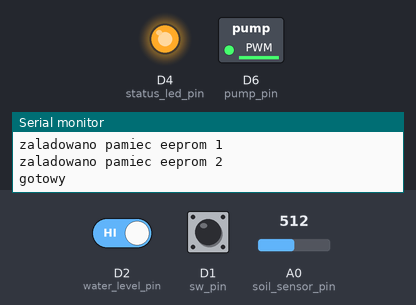
Recording of a sketch running on a simulated ESP8266 (NodeMCU). On the bench: switched loads named in the sketch (green lamp = pin HIGH), output pins drawn as LEDs (lit = HIGH), the last lines printed to the serial monitor. Inputs (shaded band) come from the test bench; at power-on: D2 (water_level_pin) HIGH, D1 (sw_pin) HIGH, A0 (soil_sensor_pin) = 512. EEPROM starts erased.

Above: at 10.4 s.
10.5 s: D2 (water_level_pin) driven LOW
At 13.0 s:
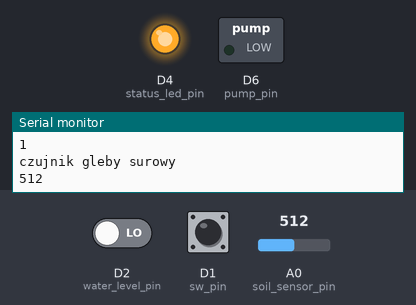
14.0 s: D2 (water_level_pin) driven HIGH
At 15.6 s:
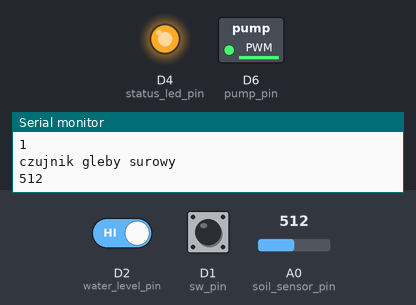
22.7 s: D1 (sw_pin) pulled LOW for 3.2 s
At 27.3 s:
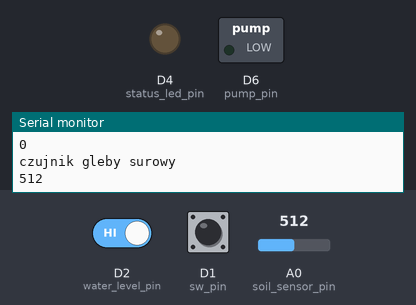
Timing chart, 0 to 29.1 s (numbered marks = the images above; inputs shaded):
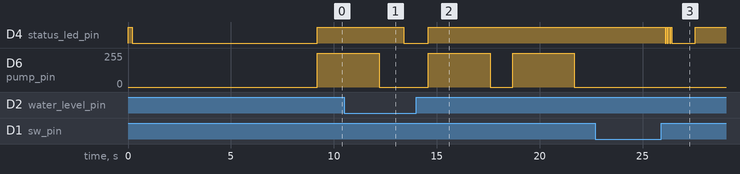

The sketch:

04-ESP8266_EEPROM_WL_WORK__AP_Soil_Only_WORK_Hardware.ino
```cpp
//Adres: 192.168.4.1

//biblioteki wifi
#ifdef ESP32
  #include <WiFi.h>
  #include <AsyncTCP.h>
#else
  #include <ESP8266WiFi.h>
  #include <ESPAsyncTCP.h>
#endif
#include <ESPAsyncWebServer.h>

//biblioteki sprzetowe
#include <EEPROM.h>
#include <EasyButton.h>

//konfiguracja pinów
#define sw_pin D1 //przelacznik
#define status_led_pin D4 //dioda statusu
#define pump_pin D6 //tranzystor pompy
#define soil_sensor_pin A0  //odczyt wartosci czujnik gleby
#define water_level_pin D2  //poziom wody

//zmienne obsługi pamieci eeprom
const int EEPROM_START = 0; //numer komorki od ktorej algorytm ma zaczac poszukiwanie
const int EEPROM_SIZE = 1; //ilosc pamieci w buforze
const int EEPROM_SIZE_CYCLE_MAX = 4000; //zadeklarowana pamieć EEPROM //bylo 100
int val_buff[EEPROM_SIZE]; //bufor wartosci
int eeprom_buff[EEPROM_SIZE]; //bufor pamieci
int i = 0;  //zmienna do rezerwowania miejsc w pamięci mikrokontrolera na dane, 0 oznacza jedno miejsce
int last_value_eeprom = 0; //funkcja do przeszukiwania pozycji pamięci EEPROM
int last_id_eeprom =0 ; //zmienna zapisu ostatniej komórki pamięci EEPROM

//zmienne obslugi WiFi Acesspoint
const char *ssid = "AutoSzklarnia_v1";  //nazwa
const char *password = "winogrona"; //haslo
int val_A=0;  //wartosc parametru pierwszej zmiennej
int connect_status = 0; //zmienna statusu polaczenia

String value_A = "0";
String value_B = "Dostateczna";
String value_1 = "0";
String value_2 = "0";

const char* input_parameter_A = "value";
const char* input_parameter_B = "value";
const char* input_parameter_1 = "set_1_value";
const char* input_parameter_2 = "set_2_value";

String input_message_1;
String input_message_2;


//zmienne hardwarowe do obsługi programu
//-----------------------------------------------------------------------------------------------------------------------------
int soil_min = 0; //minimalna wilgotnosc gleby w % >>-- WARTOSCI DLA WPROWADZANIA --<<
int pump_master_sw = 0; //zmienna do wymuszenia wlaczenia pompy
//-----------------------------------------------------------------------------------------------------------------------------
int S_M_S_value = 0;  //wartość czujnika gleby
int S_M_S_value_raw = 0;  //wartosc czujnika gleby bez przelcizenia
int alarm = 0; //alarm
int sw_short = 1; //stan przełącznika przy krotkim wciśnięciu
int sw_long = 1; //stan przełącznika przy długim wcisnieciu
int pump_max = 254; //maksymalna moc pompy
unsigned long pump_time = 3000; // czas pracy pompy w ms
int pump_cycle = 0; // cykle pompy na dobe
int status_led = 0; //stan kontrolki statusu
int water_level = 0; //poziom wody
int pump_save = 0;  //zmienna do zapisywania pierwszego cyklu zadzialania pompy
unsigned long accual_time = 0; //zmienna do obliczania biezacego czasu
unsigned long first_time_pump = 0;  //zmienna pierwszego cyklu zadzialania
int pump_min_cycle_space = 480; //ilosc minut na jeden cykl 8*60
int pump_cycle_per_space = 3; //ilosc zadzialan na cykl

// instancja biblioteki przelacznikow
EasyButton button(sw_pin) ;

// funkcje przyciskow
void LongPress()
{
  sw_long=!sw_long;
}

void ShortPress()
{
  sw_short=!sw_short;
}

void buttonISR()
{
  button.read();
}

//PĘTLE WŁASNE - HARDWARE

//sprawdzenie ilości wody w zbiorniku
void tank_check (void)
{
  water_level = digitalRead(water_level_pin);//odczyt poziomu wody

  if (water_level != 1) //jesli brak wody to wlacz alarm
  {
    alarm = 1;
  }
  else
  {
    alarm=0;
  }

}

//sprawdzanie poziomu wilgotności gleby
void soil_status (void)
{
  int min_moi = 130; //minimalna wilgotnosc gleby - czujnik w powietrzu
  int max_moi = 65; //maksymalna wilgotnosc gleby - czujnik w wodzie

  //obliczanie wartosci do skalowania
  S_M_S_value=analogRead(soil_sensor_pin);
  S_M_S_value_raw=S_M_S_value;
  S_M_S_value=map(S_M_S_value, min_moi ,max_moi, 0, 100);
  S_M_S_value=constrain(S_M_S_value, 0, 100);

}

//obsluga statusu alarmu
void alarm_status (void)
{

  if (alarm !=0)//alarm włączony
    {
  digitalWrite(status_led_pin, HIGH);
  delay(100);
  digitalWrite(status_led_pin, LOW);
  delay(100);
    }

  else   //alarm wyłączony
    {
  digitalWrite(status_led_pin, HIGH);
    }
}

//petla obslugi pompy
void auto_pump (void)
{
  if (((S_M_S_value <= val_buff[i]) && (alarm == 0) && (pump_cycle<pump_cycle_per_space)) || (pump_master_sw== 1))  //warunki do wykonania
  {
    for (int i=0; i>=pump_max; i++) //rozpedz pompe i utrzymaj 5000 sekund
    {
      analogWrite(pump_pin,i);
      delay(1);
    }
    analogWrite(pump_pin, pump_max );
     delay(pump_time);

     for (int i=pump_max; i<=0; i--) //wylacz pompe
    {
      analogWrite(pump_pin,i);
      delay(1);
    }
     analogWrite(pump_pin, 0 );

      //jesli cykl nie zostal wymuszony przez strone to zwieksz cykl pompy
     if(pump_master_sw ==0)
     {
     pump_cycle++; //dodaj jeden cykl wlaczenia pompy
     }
     pump_master_sw = 0;
  }
  else
  {
   analogWrite(pump_pin, 0 );
  }


  //zabezpieczenie przed przelaniem
   accual_time = millis(); //aktualizacja czasu pracy

  //zapisz czas pierwszego cyklu
  if((pump_cycle == 1) && (pump_save == 0))
  {
    first_time_pump = accual_time;
    pump_save = 1;
  }

  //sprawdz warunek czasu
  if(accual_time - first_time_pump >= (pump_min_cycle_space*60*1000))
  {
    pump_cycle = 0;
    pump_save = 0;
  }
}

//-------------------------------------------------------------------------------------------------------------------------

//strona glowna wifi
const char index_html[] PROGMEM = R"rawliteral(
<!DOCTYPE HTML><html><head>
  <title>ASU</title>
  <meta name="viewport" content="width=device-width, initial-scale=1">
  </head><body>
  <h1>Automatyczna stacja uprawy</h>
  <h2>Odczyt:</h2>
  <p>Aktualny poziom wilgotnosci: %FUN_A_VALUE% [&#37;]</p>
  <p>Ilosc wody w zbiorniku: %FUN_B_VALUE% </p>
  <h2>Zapis:</h2>
  <form action="/get">
    Minimalny poziom wilgotnosc gleby [&#37;]: <input type="number" step="1" name="set_1_value" value="%FUN_1_VALUE%" min="0" max="100" required><br><br>
    <h2>On/Off</h2>
    Uruchom pompe jednorazowo <input type="checkbox" name="set_2_value" value="%FUN_2_VALUE%" ><br><br>
    <input type="submit" value="Zapisz">
  </form>
</body></html>)rawliteral";

//obsluga żadan
void notFound(AsyncWebServerRequest *request) {
  request->send(404, "text/plain", "Not found");
}

AsyncWebServer server(80);

//funkcja przetwarzajaca zmienne
String processor(const String& var){
  //Serial.println(var);
  if(var == "FUN_A_VALUE"){
    return value_A;
  }
  if(var == "FUN_B_VALUE"){
    return value_B;
  }
  else if(var == "FUN_1_VALUE"){
    return value_1;
  }

  return String();
}

//zmiana typow zmiennych
void convert(void)
{
 value_A=String(val_A,DEC);

}

//zapis do pamieci EEPROM
void save_EEPROM (void)
{
  int upd_adr_id =0;
  int upd_adr_val =0;

  int upd_val_id =0;
  int upd_val_val =0;

  if(val_buff[i]!=eeprom_buff[i]) //zapis do pamieci
  {
  eeprom_buff[i]= val_buff[i];  //zapis do bufora awaryjnego

  if(last_id_eeprom < (EEPROM_SIZE_CYCLE_MAX-2-i))  //jesli nie doszlismy jeszcze do konca tablic to wykonaj ponizsza instrukcje, wielkosc tablicy liczymy od 0    xxxx<ostatnie 2 miejsca,
  {
  //aktualizacja wartosci adresu
  last_id_eeprom = last_id_eeprom+2+i;
  upd_adr_id = last_id_eeprom;
  upd_adr_val = EEPROM.read(last_id_eeprom);
  upd_adr_val = upd_adr_val +1;
  //aktualizacja wartosci wartosci
  upd_val_id = last_id_eeprom+1+i;
  upd_val_val = val_buff[i];
  //Serial.println("nieprzewinieto---------");
  }

  else  //jesli doszlismy do konca tablicy to zacznij nadpisywac ja od poczatku
  {
  //aktualizacja wartosci adresu
  upd_adr_id = EEPROM_START;
  last_id_eeprom = upd_adr_id;
  upd_adr_val = EEPROM.read(EEPROM_START);
  upd_adr_val = upd_adr_val +1;

  //aktualizacja wartosci wartosci
  upd_val_id = 1+i;
  upd_val_val = val_buff[i];
  //Serial.println("przewinieto--------------");
  }

  last_value_eeprom = upd_adr_val; //aktualizacja globalnej zmiennej wartosci adresu

  //STRUKTORA ZAPISU ADRES, WARTOSC
  EEPROM.write(upd_adr_id, upd_adr_val); //adres, wartosc - zapisz najnowszy adres w kolejnej komorce ale dodaj jeden zapis w cyklu
  delay(5); //opoznienie do zapisu
  EEPROM.commit();//zapisywanie

  EEPROM.write(upd_val_id, upd_val_val); //adres, wartosc - zapisz wartosc przyporzadkowana do adresu
  delay(5); //opoznienie do zapisu
  EEPROM.commit();//zapisywanie

 }
}


//funkcja ładowania danych z pamieci eeprom - GOTOWE
void load_EEPROM (void)
{
  eeprom_buff[i]=EEPROM.read(last_id_eeprom+1+i);   //pamiec z ostatnia zapisana zmienna w komorce obok
  val_buff[i]=eeprom_buff[i];

  value_1=String(val_buff[i],DEC);  //zmiana wartosci int na string
}

//funkcja przeszukiwania ostatniego zapisu w EEPROM - POPRAWIC, JEST BLAD
void load_last_EEPROM (void)
{
  int current_id = EEPROM_START;
  int current_value =EEPROM_START;

  last_value_eeprom = EEPROM_START;  //przy zalozeniu ze szukamy najwiekszej wartosci, w przypadku szukania najmniejszej nalezy zastosowac zamiast 0 EEPROM_SIZE_CYCLE_1

  int first_value_adr=EEPROM.read(EEPROM_START); //bylo wpisane 0
  int last_value_adr=EEPROM.read(EEPROM_SIZE_CYCLE_MAX-2); // bylo wpisane 99 , wartosc ostatniej komorki adresu STRUKTURA PAMIECI: ADRES, WARTOSC

  if(first_value_adr == last_value_adr)  //jesli ostatni zapis rowna sie pierwszemu to zacznij od poczatku
  {
      Serial.println("marginalny tryb ladowania");
      last_id_eeprom = EEPROM_SIZE_CYCLE_MAX-2;              //wartosc numerku komorki, bylo 99, wartosc ostatniej komorki adresu STRUKTURA PAMIECI: ADRES, WARTOSC
      current_value=EEPROM.read(last_id_eeprom);     //wartosc nadpisan komorki, bylo 99, wartosc ostatniej komorki adresu STRUKTURA PAMIECI: ADRES, WARTOSC


      Serial.println(last_value_eeprom);
      Serial.println(last_id_eeprom);
      delay(5000);
  }
  else
  {
   Serial.println("calkowity tryb ladowania");
  for (current_id; current_id <=(EEPROM_SIZE_CYCLE_MAX-2); (current_id = current_id+2+i))  //dla kazdego wyrazu z zadeklarowanej tablicy sprawdz warunek, bylo 98
  {

    current_value = EEPROM.read(current_id);  //odczytaj biezaca wartosc
    delay(5);

      if(current_value>=last_value_eeprom)    //znajdz ostatni obszar pamieci o najwiekszej liczbie zapisow
      {
      last_value_eeprom = current_value;     //zapisz wartosc liczby zapisow komorki
      last_id_eeprom = current_id;          //zapisz numer ostatniej zapisanej komorki

      Serial.println("wartosc komorki id- ilosc wykonanych zapisow");
      Serial.println(last_value_eeprom);
      Serial.println("numer ostatniej komorki id");
      Serial.println(last_id_eeprom);
      delay(5000);
      }
   }
  }
}

//funkcja obslugi internetu
void start_web(void)
{
    // Send web page to client
  server.on("/", HTTP_GET, [](AsyncWebServerRequest *request){
    request->send_P(200,  "text/html", index_html, processor);
  });

  // Receive an HTTP GET request at <ESP_IP>/get?threshold_input=<inputMessage>&enable_arm_input=<inputMessage2>
  server.on("/get", HTTP_GET, [] (AsyncWebServerRequest *request) {
    // GET threshold_input value on <ESP_IP>/get?threshold_input=<inputMessage>
    //zapis wartosci granicy wlaczenia czujnika
    if (request->hasParam(input_parameter_1)) {
      input_message_1 = request->getParam(input_parameter_1)->value();
      value_1=input_message_1;
      val_buff[i] = value_1.toInt();   //zapis parametru wilgotnosci ze strony do zmiennej
    }
      //zapis wartosci uruchomienia pompy
         if (request->hasParam(input_parameter_2)) {
       input_message_2 = request->getParam(input_parameter_2)->value();
        input_message_2 = "true";
        value_2=input_message_2;
        pump_master_sw = 1; //pompa dziala - pole wyboru zaznaczone
      }
     else {
        input_message_2 = "false";   //inaczej nie dziala
        value_2=input_message_2;
        pump_master_sw = 0; //pompa nie dziala - pole wybory odznaczone
      }

    request->send(200, "text/html", "Zapisano<br><a href=\"/\">Powrot</a>");
  });
  server.onNotFound(notFound);
  server.begin();
}

void setup() {

  Serial.begin(19200);

  //INIT - HARDWARE
  //konfiguracja portów - wejścia
  pinMode(soil_sensor_pin, INPUT);
  pinMode(water_level_pin, INPUT);

  //inicjalizacja biblioteki easy button
  button.begin();
  //button.onPressedFor(2000, LongPress);
  button.onPressed( ShortPress);

  if (button.supportsInterrupt())
  {
    button.enableInterrupt(buttonISR);
  }


  //konfiguracja portów - wyjścia
  pinMode(status_led_pin, OUTPUT);
  pinMode(pump_pin, OUTPUT);

  //stany początkowe
  digitalWrite(status_led_pin, HIGH);
  digitalWrite(pump_pin, LOW);

  delay(200); //opóźnienie startu

  digitalWrite(status_led_pin, LOW);

  //INIT WIFI
  //uruchomienie AP
  WiFi.softAP(ssid, password);
  IPAddress myIP = WiFi.softAPIP();
  start_web(); //ustawienie strony internetowej
  connect_status = 1; //ustanowiono polaczenie

  delay(1000);
  EEPROM.begin(EEPROM_SIZE_CYCLE_MAX); //inicjalizacja pamięci EEPROM
  delay(1000);
  Serial.println("ladowanie pamiec eeprom"); //debug
  load_last_EEPROM(); //wczytaj ostatni zapis pamieci
  delay(1000);

  Serial.println("zaladowano pamiec eeprom 1");
  load_EEPROM();  //ładowanie pamięci EEPROM
  delay(1000);

  Serial.println("zaladowano pamiec eeprom 2"); //debug
  Serial.println("gotowy");

}

//petla debugu i wyswietlania wartosci
void debug_serial (void)
{
    //EEPROM WIFI
    Serial.println("wartosc przechowywana");
    Serial.println(val_buff[i]);
    Serial.println("adres ostatniej zapisanej komorki pamieci");
    Serial.println(last_id_eeprom);
    Serial.println("ilosc wykonanych cykli pamieci");
    Serial.println(last_value_eeprom);

    //HARDWARE
   Serial.println("przelacznik dlugo");
   Serial.println(sw_long);
   Serial.println("przelacznik krotko");
   Serial.println(sw_short);
   Serial.println("czujnik gleby");
   Serial.println(S_M_S_value);
   Serial.println("alarm");
   Serial.println(alarm);
   Serial.println("cykle pompy");
   Serial.println(pump_cycle);

   Serial.println("status sieci");
   Serial.println(connect_status);

   Serial.println("czujnik gleby surowy");
   Serial.println(S_M_S_value_raw);
}

//petla konwertowania wyswietlanych (odczytywanych) wartosci ze strony na wartosci programu - hardwarowe
void value_conv (void)
{
  val_A=S_M_S_value; //wartosc czujnika wilgotnosci

  //wartosc czujnika poziomu wody
  if(water_level ==1)
  {
    value_B = "Dostateczna";
  }
  else
  {
    value_B = "Niedostateczna - dolej wody do zbiornika";
  }


}

//obsuga wifi z przycisku
void network_admin(void)
{
  if((sw_short == 1) && (connect_status == 0)) //rozglaszaj siec
  {
  WiFi.softAP(ssid, password);
  connect_status = 1;
  led_mode_1();

  }
  else if ((sw_short == 0) && (connect_status == 1))  //nie rozglaszaj sieci
  {
   WiFi.softAPdisconnect (true);
   connect_status = 0;
   led_mode_1();

  }
}

//dioda powiadomienia - tryb 1
void led_mode_1 (void)
{
  for(int w=0; w<=3; w++)
  {
  digitalWrite(status_led_pin, HIGH);
  delay(50);
  digitalWrite(status_led_pin, LOW);
  delay(50);
  }
}

//dioda powiadomienia - tryb 2
void led_mode_2 (void)
{
  for(int w=0; w<=3; w++)
  {
  digitalWrite(status_led_pin, HIGH);
  delay(300);
  digitalWrite(status_led_pin, LOW);
  delay(300);
  }
}


void loop() {

  //odczyt z czujnikow i wejsc
  soil_status(); //odczyt sensora wilgotnosci
  tank_check (); //sprawdź ilość wody w zbiorniku
  alarm_status(); //sprawdzanie statusu alarmu
  button.update(); //sprawdź status przycisku

  //konwertowanie na strone i do pamieci eeprom
  value_conv(); //konwertuj wartosci czujnikow na te ze strony
  convert();  //konwertowanie wartosci
  save_EEPROM(); //zapisz wprowadzone dane do pamieci eeprom

  //obsluga wyjsc
  auto_pump();    //sterowanie pompa
  network_admin(); //obsluga rozglaszania sieci
  debug_serial(); //WYSWIETLANIE WARTOSCI DEBUGU
  delay(1000);
}
```

Measured:
- after the input at 10.5 s, D4 (status_led_pin): HIGH → LOW after 2.9 s; D6 (pump_pin): goes on until 12.2 s, then stays 0/255
- after the input at 14.0 s, D4 (status_led_pin): goes on until 14.6 s, then stays HIGH; D6 (pump_pin): alternates 254/255 for 3.0 s and 0/255 for 1.1 s, starting after 0.59 s
- after the input at 22.7 s, D4 (status_led_pin): goes 3 × (LOW 0.05 s, HIGH 0.05 s), LOW 1.1 s, then HIGH, starting after 3.4 s
